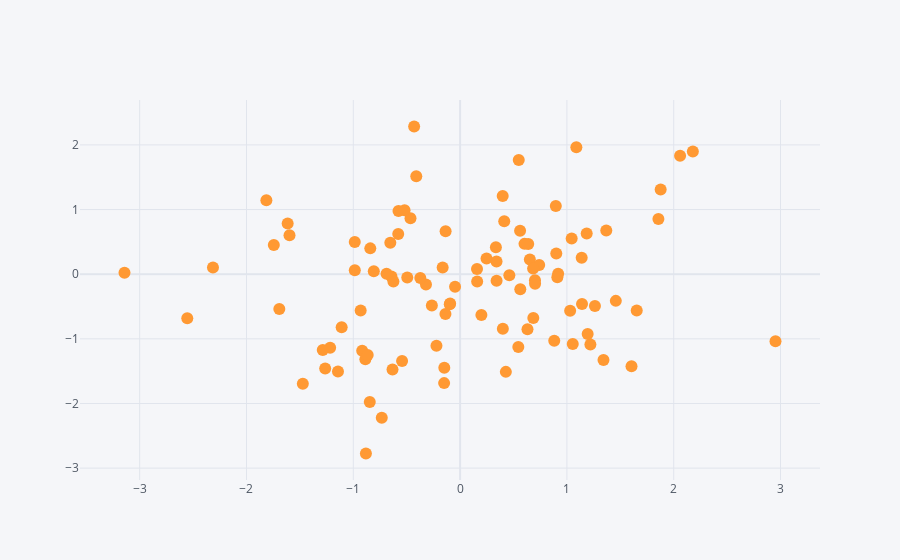

Notebook source saved alongside this figure:
### Code cell
# Scatter Plot
df.iplot(kind='scatter',x='A',y='B',mode='markers')
